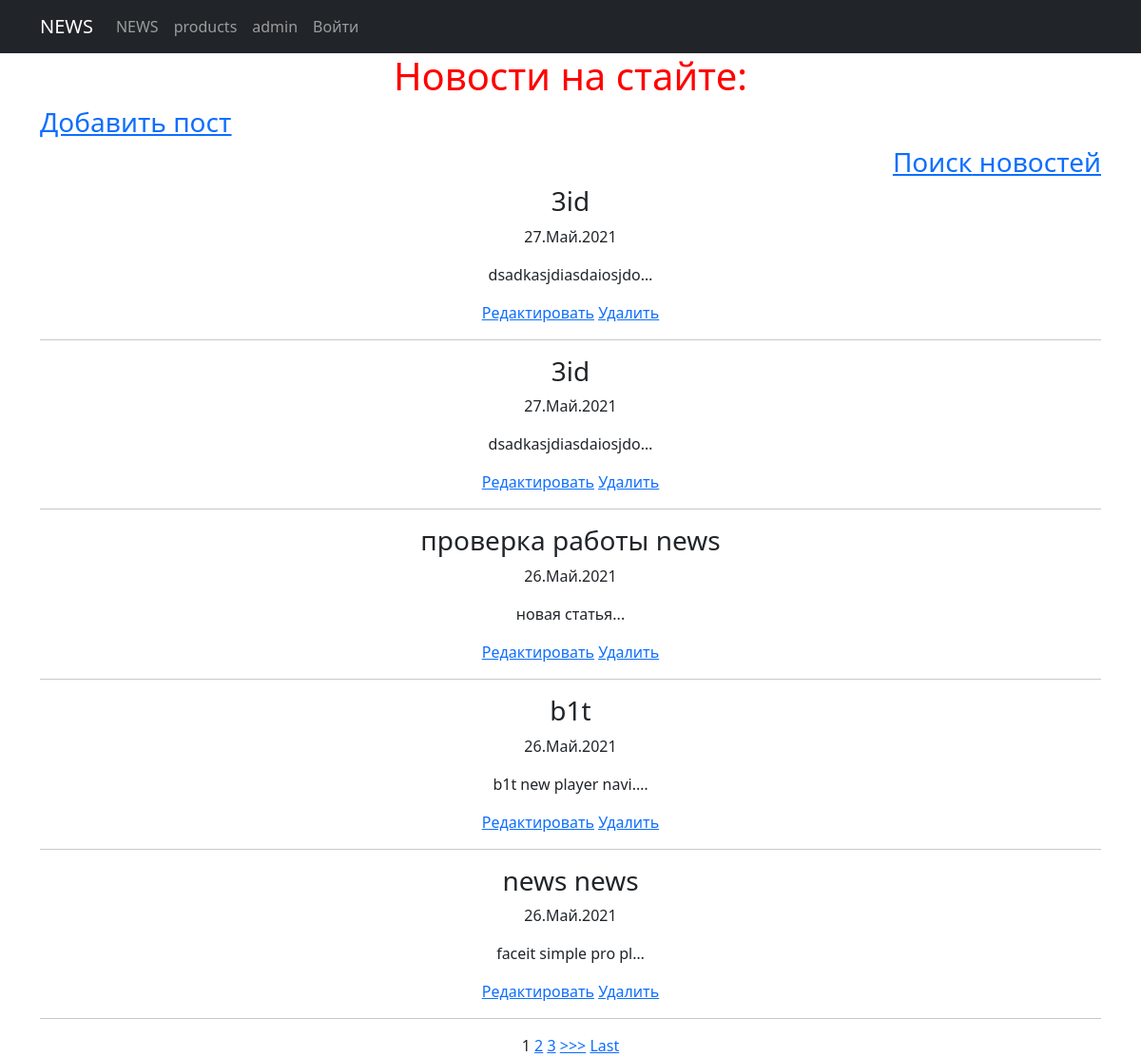
The page /news/ on the database as committed earlier.
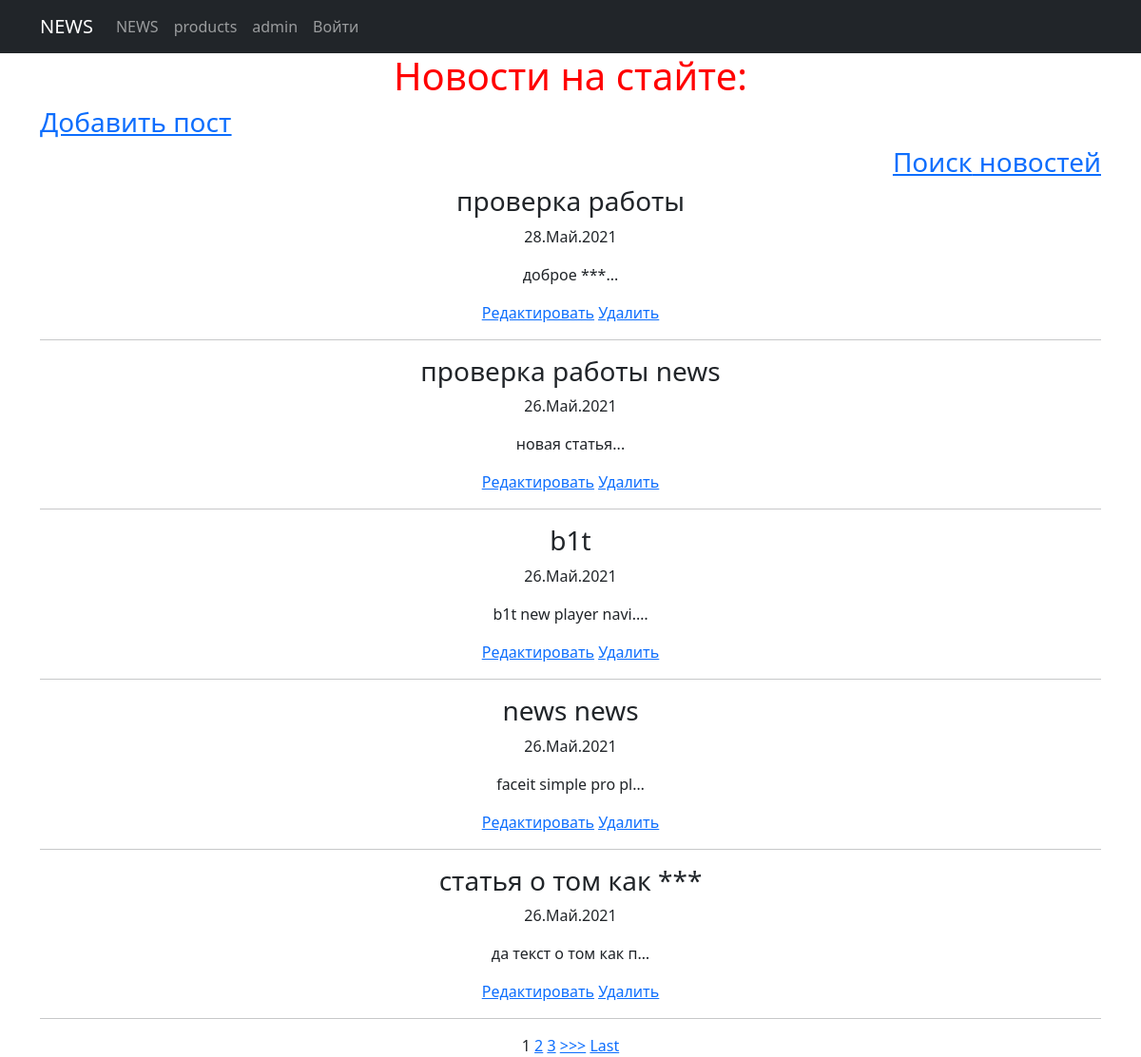
The same page on the database as committed later.
### news/models.py (models this page shows, shortened)
class Post(models.Model):
    PostAuthor = models.ForeignKey(Author, on_delete=models.CASCADE)
    PostNews = 'PN'
    PostArticle = 'PA'
    POSITIONS = [
        (PostArticle, 'Статья'),
        (PostNews, 'Новость'),
    ]
    title = models.CharField(max_length=50)
    positions = models.CharField(max_length=2, choices=POSITIONS, default=PostArticle)
    data = models.DateTimeField(auto_now_add=True)
    postCategory = models.ManyToManyField(Category, through='PostCategory')
    previewName = models.CharField(max_length=128)
    text = models.TextField()
    rating = models.SmallIntegerField(default=0)
    def preview(self):
        return self.text[0:124] + '...'
    class Meta:
        verbose_name = 'Пост'
        verbose_name_plural = 'Посты'

### news/views.py (the view)
# urls.py: path('news/', include('news.urls')),
class news(ListView):
    model = Post
    template_name = 'news.html'
    context_object_name = 'news'
    ordering = '-data'
    paginate_by = 5

### news/templatetags/custom_filters.py (called while the page is built)
@register.filter(name='censor_filter')
def censor_filter(value):
    for i in bad_words:
        value = value.lower()
        value = value.replace(i, '***')
    return value

### templates/news.html (shortened to what this page needs)
<!DOCTYPE html>
<html lang="en">
<head> {% extends 'flatpages/default.html' %} {% load custom_filters %}
{% block content %}
<h1><span style="color: #ff0000;">Новости на стайте:</span></h1>
<h3 style="text-align: left;"><a href="{% url 'news_add'%}"><u>Добавить пост</u></a></h3> <h3 style="text-align: right;"><a href="{% url 'news_search' %}">Поиск<u> новостей</u></a></h3>
{% if news %}
    {% for el in news %}
        <h3>{{ el.title|censor_filter }}</h3>
        <p>{{ el.data|date:'d.M.Y' }}</p>
        <p>{{ el.preview|censor_filter|truncatechars:21 }}</p>
        <a href="{% url 'news_update' el.id %}"><u>Редактировать</u></a>
        <a href="{% url 'news_delete' el.id %}"><u>Удалить</u></a>
        <hr>
    {%endfor%}
{% if is_paginated %}
    {% for num in page_obj.paginator.page_range %}
        {% if page_obj.number == num %}
            <a>{{ num }}</a>
        {% elif num > page_obj.number|add:'-3' and num < page_obj.number|add:'3' %}
            <a href="?page={{ num }}">{{ num }}</a>
        {% endif %}
    {% endfor %}
    {% if page_obj.has_next %}
        <a href="?page={{ page_obj.next_page_number }}">>>></a>
        <a href="?page={{ page_obj.paginator.num_pages }}">Last</a>
    {% endif %}
{% endif %}
{% else %}
    <h2>Новостей нет</h2>
{% endif %}
{% endblock content %}

### templates/flatpages/default.html (shortened to what this page needs)
{% load static %}
<html lang="en">
<head>
  <link href="{% static 'css/styles.css' %}" rel="stylesheet">
</head>
<body>
  <nav class="navbar navbar-expand-lg navbar-dark bg-dark static-top">
    <div class="container">
      <a class="navbar-brand" href="/news/">NEWS</a>
      <div class="collapse navbar-collapse" id="navbarResponsive">
        <ul class="navbar-nav ml-auto">
          <li class="nav-item">
            <a class="nav-link" href="/news/">NEWS</a>
          </li>
          <li class="nav-item">
            <a class="nav-link" href="/products/">products</a>
          </li>
          <li class="nav-item">
            <a class="nav-link" href="/admin/">admin</a>
          </li>
            {% if user.is_authenticated %}
            {%else%}
            <a class="nav-link" href="/accounts/login/"> Войти </a>
            {% endif %}
        </ul>
      </div>
    </div>
  </nav>
  <div class="container">
    <div class="row">
      <div class="col-lg-12 text-center">
       {% block content %}
       {% endblock content %}
      </div>
    </div>
  </div>
</body>
</html>

Rows that differ between the two databases and show on the page:
removed Post: title|censor_filter "3id", data "27.Май.2021", preview|censor_filter "dsadkasjdiasdaiosjdo…"
removed Post: title|censor_filter "3id", data "27.Май.2021", preview|censor_filter "dsadkasjdiasdaiosjdo…"
added Post: title|censor_filter "проверка работы", data "28.Май.2021", preview|censor_filter "доброе ***..."
now on this page (row unchanged): Post: title|censor_filter "статья о том как ***", data "26.Май.2021", preview|censor_filter "да текст о том как п…"
